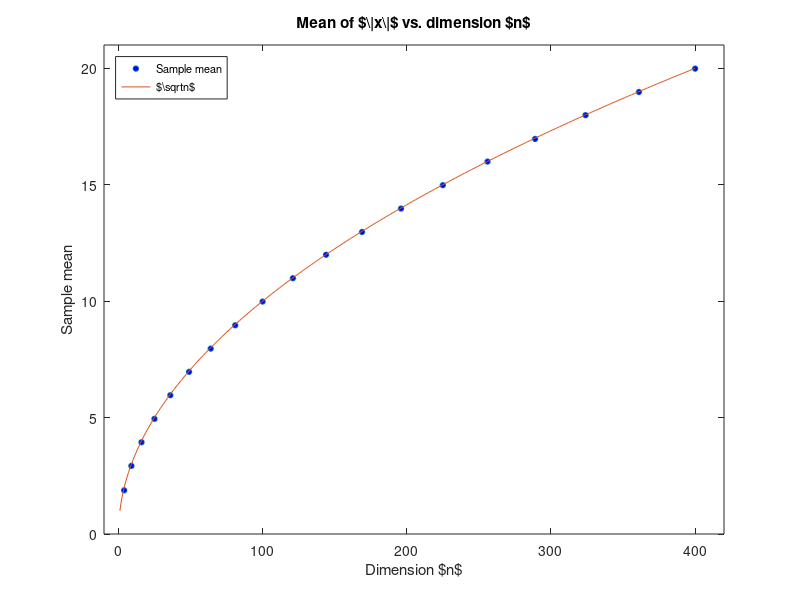
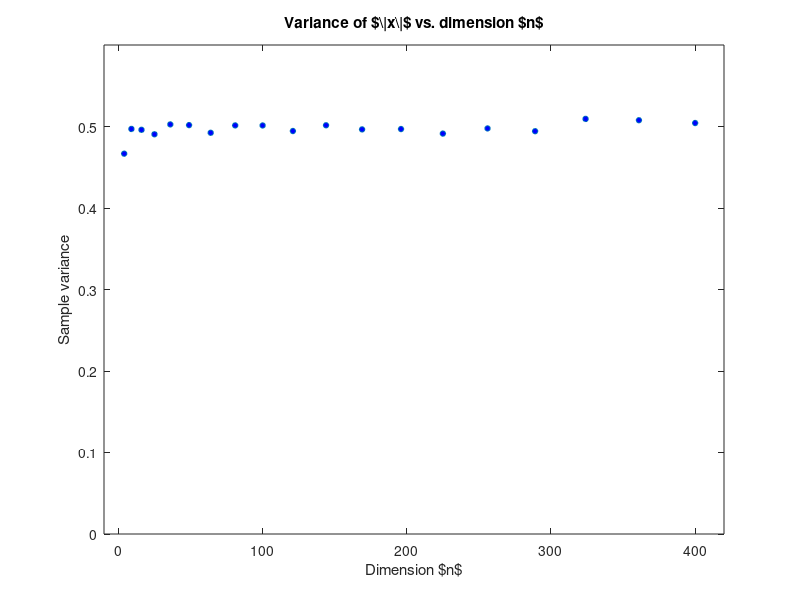

Reproduce these figures in MATLAB, in order.
%GNU Octave
function [] = p5()
   N = 10000;
   n = (2:20).^2;

   stats = zeros([numel(n) 2]);
   for i=1:numel(n)
      X = randn([n(i) N]);
      nrmx = norm(X,2,'cols');
      stats(i,1) = mean(nrmx);
      stats(i,2) = var(nrmx);
   end
   
   plot(n,stats(:,1),'o','markerfacecolor',[0,0,1],'markersize',4,...
      1:1:400,sqrt(1:1:400))
   axis([-10 420 0 21])
   h = legend('Sample mean','$\sqrt{n}$','location','northwest');
   set(h,'interpreter','TeX','fontsize',8);
   xlabel('Dimension $n$','interpreter','TeX');
   ylabel('Sample mean');
   title('Mean of $\|x\|$ vs. dimension $n$','interpreter','TeX');
   print('figures/p5_mean.tikz','-dtikz','-S640,480');

   clf()
   plot(n,stats(:,2),'o','markerfacecolor',[0,0,1],'markersize',4)
   axis([-10 420 0 .6]);
   xlabel('Dimension $n$','interpreter','TeX');
   ylabel('Sample variance');
   title('Variance of $\|x\|$ vs. dimension $n$','interpreter','TeX');
   print('figures/p5_var.tikz','-dtikz','-S640,480');
end
